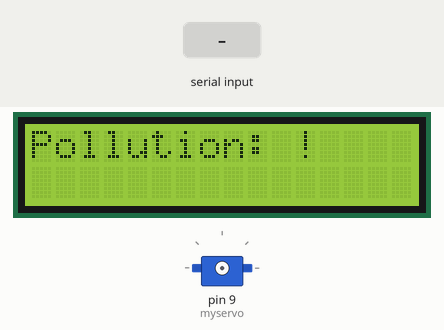
Recording of a sketch running on a simulated Arduino Uno, built with avr-gcc and run on an emulated ATmega328P. Shown: 16×2 character LCD, servo. Inputs (shaded band) come from the test bench. What the sketch prints to the serial monitor is not drawn.

Above: at 2.2 s.
2.3 s: "90,45\n" received over Serial
At 3.36 s:
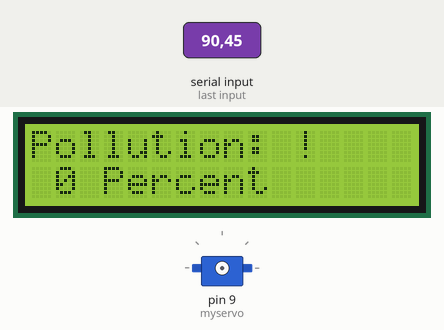
At 4.4 s:
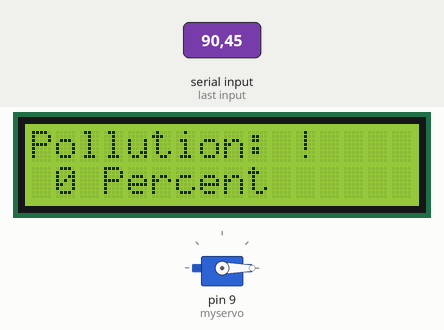
Timing chart, 0 to 5.9 s (numbered marks = the images above; inputs shaded):
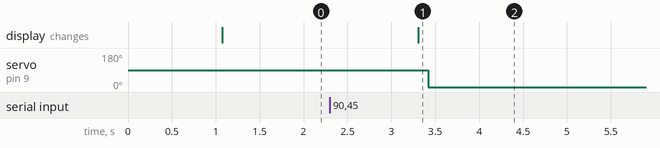

Measured:
- after the input at 2.3 s, servo on pin 9 (myservo): 90° → 0° after 1.1 s; the display: changes after 1.0 s (image 1)

The sketch:

esp2866_communicating_gas_sensor_data_with_thingspeak2.ino
```cpp
// include the library code:
#include <LiquidCrystal.h>
#include <Servo.h>
Servo myservo;  // create servo object to control a servo


// initialize the library with the numbers of the interface pins
LiquidCrystal lcd(12, 11, 5, 4, 3, 2);

// Variables globales
int Servoangle;

const int  fan = 5;
byte Actuator; 				// Signal for the actuator
int CycleAct;			// Read cycle counter to change the actuator
// Configuration parameters for WIFI connection
String ssid     = "Simulator Wifi";  // Name of the WIFI network to which it connects (SSID)
String password = "";
String host     = "api.thingspeak.com";
const int httpPort   = 80;

String urlRead = "/channels/1626248/fields/1/last.json";
//Replace 1626248 with the channel's PUBLIC read key in ThingSpeak

// Hardware configuration function
void setup() {
   // set up the LCD's number of columns and rows:
  lcd.begin(16, 2);
	// Configure the operation indicator LEDs

  	setupESP8266();		//Configure the WIFI connection module ESP8266
  	CycleAct = 0;
  lcd.print("Pollution: !");
  delay(10);
}

// Infinite control cycle
void loop() {

    	UpdateActuator();

}

// Connection subroutine of the wireless connection module
void setupESP8266(void) {
	// Configure the module connection
	Serial.begin(115200);   // Set the connection speed Serial
	Serial.println("AT");   // Indicate brand status in the connection through ESP8266
	delay(10);        		// Wait for response from ESP8266 module
	if (Serial.find("OK")) {	// Yes ?
		Serial.println("ESP8266 Connected !!!");

	}
	else {
		Serial.println("ESP8266 Crash !!!");

		return;
	}
	// Connect Wifi through ESP8266

	Serial.println("AT+CWJAP=\"" + ssid + "\",\"" + password + "\"");
	delay(10);        // Wait for response from ESP8266 module
	if (Serial.find("OK")) { //  Yes answer?
		Serial.println("Wifi Connected !!!");
	}
	else {
		Serial.println("Wifi connection error !!!");
		return;
	}
	// Open the TCP connection to the server as a client through the ESP8266 module

	Serial.println("AT+CIPSTART=\"TCP\",\"" + host + "\"," + httpPort);
	delay(50);        // Wait for response from ESP8266 module
   	if (Serial.find("OK")) { // Yes answer?
		Serial.println("Connected the client to the server !!!");
	}
	else {
		Serial.println("Could not connect to server !!!");
		return;
	}
}
// Read data from cloud and update actuator
void UpdateActuator(void) {
  	// Cycle counter
    int cyclecount;
    // Build the HTTP call
    String httpPacket = "GET " + urlRead + " HTTP/1.1\r\nHost: " + host + "\r\n\r\n";
    int length = httpPacket.length();
    // Send the package size
    Serial.print("AT+CIPSEND=");
    Serial.println(length);
    delay(10); // Wait a little for the ESP to respond if (! Serial.find (">")) return -1;
    // Send our http request
    Serial.print(httpPacket);
    delay(10); // Wait for response from ESP8266 module
    while(!Serial.available()){
      delay(5);
    }
    // Check answer ..
	if (Serial.find("\r\n\r\n")){
	  delay(5);
      // Wait for the arrival of the reading field
  	  while (!Serial.find("\"field1\":")){
      }
      String Reading = "";
      cyclecount = 0;
      while (cyclecount < 30000) {
		if(Serial.available()) {
          int c = Serial.read();
        if (isDigit(c)) {	// Verify that it is a numeric value
          	Reading += (char)c; // Arm the number
          }
        }
        cyclecount++;
      }

      // Update actuator output
      Actuator = Reading.toInt();

	  Serial.print("Recieved from thingspeak: ");
      Serial.println(Actuator);


    }
  Servoangle = Actuator;
   // set the cursor to column 0, line 1
  // (note: line 1 is the second row, since counting begins with 0):
  lcd.setCursor(0, 1);
  // print the number of seconds since reset:
  lcd.print(" ");
  lcd.print(Actuator);
  lcd.print(" Percent     ");
  delay(100);
  myservo.attach(9);
  // attaches the servo on pin 9 to the servo object

 myservo.attach(9, 500, 2500);
  // attaches the servo on pin 9 to the servo object
  delay(15);
  myservo.write(Servoangle);
  // sets the servo position according to the scaled value
}
```
